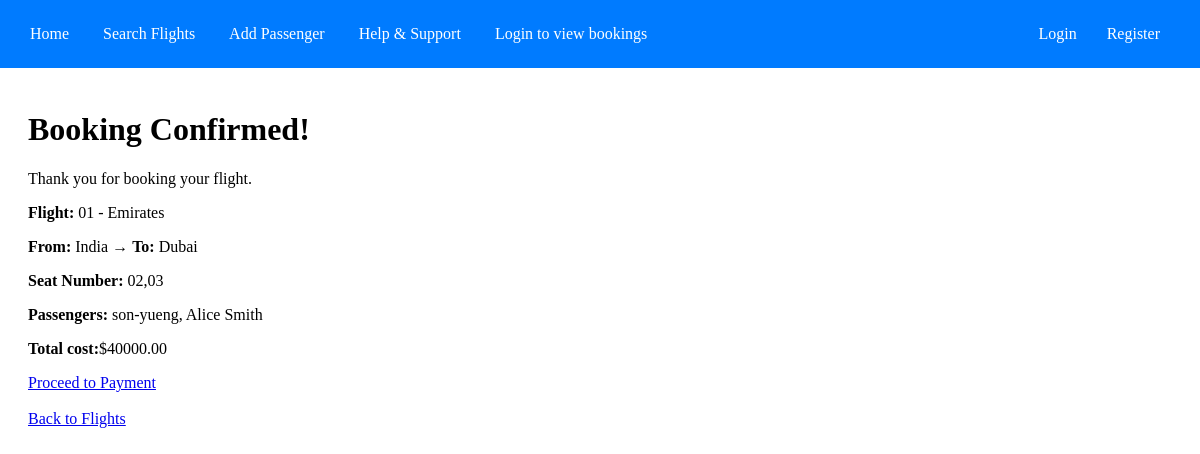
Screenshot of /booking/32/confirmation/ with the database file from the repository.
### reservations/models.py (models this page shows, shortened)
class Reservation(models.Model):
    user = models.ForeignKey(User, on_delete=models.CASCADE, null=True, blank=True)  # ✅ Allows NULL users
    flight = models.ForeignKey(Flight, on_delete=models.CASCADE)
    passengers = models.ManyToManyField(Passenger)  # ✅ Correct field name (plural)
    seat_number = models.CharField(max_length=20)
    booked_at = models.DateTimeField(auto_now_add=True)

class Flight(models.Model):
    airline = models.ForeignKey(Airline, on_delete=models.CASCADE)
    flight_number = models.CharField(max_length=10, unique=True)
    departure_city = models.CharField(max_length=100)
    destination_city = models.CharField(max_length=100)
    departure_time = models.DateTimeField()
    arrival_time = models.DateTimeField()
    price = models.DecimalField(max_digits=10, decimal_places=2)

class Airline(models.Model):
    name = models.CharField(max_length=100)
    code = models.CharField(max_length=10, unique=True)

class Passenger(models.Model):
    user = models.OneToOneField(User, on_delete=models.CASCADE, null=True, blank=True)
    name = models.CharField(max_length=100)
    email = models.EmailField(unique=True)

### reservations/views.py (the view)
# urls.py: path('booking/<int:reservation_id>/confirmation/', booking_confirmation, name='booking_confirmation'),
def booking_confirmation(request, reservation_id):
    reservation = Reservation.objects.get(id=reservation_id)
    return render(request, 'reservations/booking_confirmation.html', {'reservation': reservation})

### reservations/templatetags/custom_filters.py (called while the page is built)
@register.filter
def mul(value, arg):
    try:
        return float(value) * int(arg)
    except (ValueError, TypeError):
        return 0  # Return 0 if invalid values are encountered

### reservations/templates/reservations/booking_confirmation.html (shortened to what this page needs)
{% extends 'base.html' %}
{% load static %}
{% load custom_filters %}
{% block content %}
<h1>Booking Confirmed!</h1>
    <p>Thank you for booking your flight.</p>
    <p><strong>Flight:</strong> {{ reservation.flight.flight_number }} - {{ reservation.flight.airline.name }}</p>
    <p><strong>From:</strong> {{ reservation.flight.departure_city }} → <strong>To:</strong> {{ reservation.flight.destination_city }}</p>
    <p><strong>Seat Number:</strong> {{ reservation.seat_number }}</p>
    <p><strong>Passengers:</strong>
        {% for passenger in reservation.passengers.all %}
            {{ passenger.name }}{% if not forloop.last %}, {% endif %}
        {% endfor %}
    </p>
    <p><strong>Total cost:</strong>${{ reservation.flight.price|mul:reservation.passengers.count|floatformat:2 }}</p>
    <a href="{% url 'payment' reservation.id %}">Proceed to Payment</a>
    <br><br>
    <a href="{% url 'flight_list' %}">Back to Flights</a>
{% endblock %}

### rows the page displays
Reservation: flight.flight_number "01", flight.airline.name "Emirates", flight.departure_city "India", flight.destination_city "Dubai", seat_number "02,03", flight.price|mul "40000.00"
Passenger: name "son-yueng"
Passenger: name "Alice Smith"
